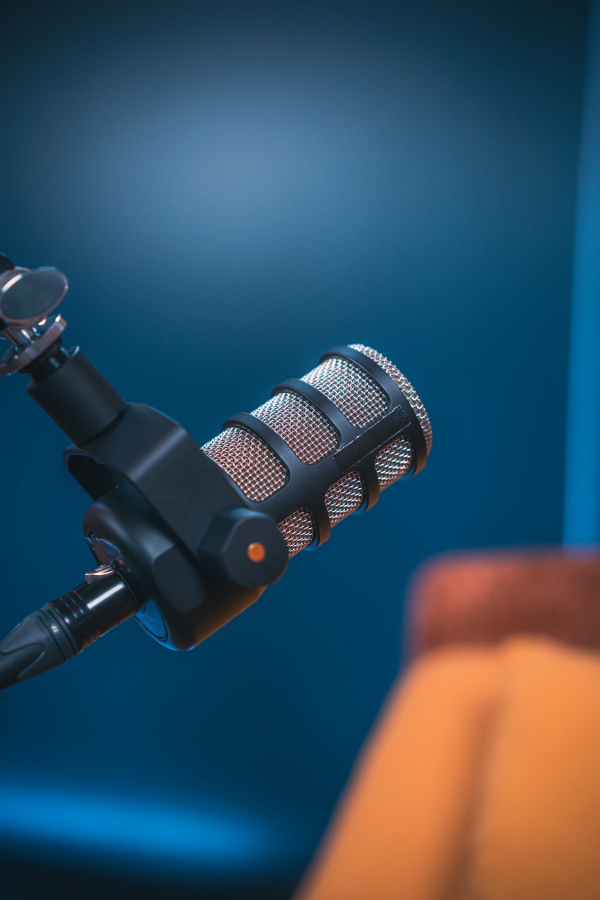
#> input picture public-site/images/mirascribe/editorial/creator-microphone.webp, 1800 x 2700 px (shown at 1/3 size)
$ python extract_screen_from_device_png.py ../../public-site/images/mirascribe/editorial/creator-microphone.webp out.png
#> lines starting #> are read from the running program, lines starting #| are printed output that depends on the picture
#> in crop_device_png, image is the input picture: PIL image 1800x2700 RGB; mean R, G, B 50.4, 78.1, 96.9
#!/usr/bin/env python3
"""Extract the in-app screen rectangle from a full-device marketing PNG."""
from __future__ import annotations

import sys
from pathlib import Path

from PIL import Image

# Canonical ChatGPT device mockups in the presentation package.
CANONICAL_DEVICE = (941, 1672)

# Median bezel insets for 941×1672 device mockups (fraction of full image).
FIXED_CROP = {
    "left": 0.122,
    "top": 0.032,
    "right": 0.120,
    "bottom": 0.042,
}

TARGET_WIDTH = 780
TARGET_HEIGHT = 1688
TARGET_ASPECT = TARGET_WIDTH / TARGET_HEIGHT
ASPECT_TOLERANCE = 0.08
EDGE_SHAVE_PX = 8
MAX_EDGE_SHAVE_PX = 32


def _not_background(r: int, g: int, b: int) -> bool:
    return r > 28 or g > 28 or b > 32


def _column_average(column, height: int) -> float:
    margin = min(80, height // 5)
    step = max(1, (height - margin * 2) // 40)
    total = 0.0
    count = 0
    for y in range(margin, height - margin, step):
        r, g, b = column[y]
        total += r + g + b
        count += 1
    return total / (3 * count) if count else 0.0


def _fixed_box(width: int, height: int) -> tuple[int, int, int, int]:
    left = round(width * FIXED_CROP["left"])
    top = round(height * FIXED_CROP["top"])
    right = width - round(width * FIXED_CROP["right"])
    bottom = height - round(height * FIXED_CROP["bottom"])
    return left, top, right, bottom


def _valid_box(box: tuple[int, int, int, int], width: int, height: int) -> bool:
    left, top, right, bottom = box
    crop_w = right - left
    crop_h = bottom - top
    if crop_w < width * 0.45 or crop_h < height * 0.55:
        return False
    if crop_w > width * 0.9 or crop_h > height * 0.95:
        return False
    aspect = crop_w / crop_h
    return abs(aspect - TARGET_ASPECT) <= ASPECT_TOLERANCE


def _edge_is_bezel(pixels, width: int, height: int, depth: int = 8) -> bool:
    """True when the outer band looks like uniform device chrome."""
    samples: list[tuple[int, int, int]] = []
    for x in range(0, width, max(1, width // 24)):
        for y in range(depth):
            samples.append(pixels[x, y])
            samples.append(pixels[x, height - 1 - y])
    for y in range(0, height, max(1, height // 24)):
        for x in range(depth):
            samples.append(pixels[x, y])
            samples.append(pixels[width - 1 - x, y])

    if not samples:
        return False

    rs, gs, bs = zip(*samples)
    avg = (sum(rs) / len(rs), sum(gs) / len(gs), sum(bs) / len(bs))
    variance = sum(
        ((r - avg[0]) ** 2 + (g - avg[1]) ** 2 + (b - avg[2]) ** 2) / 3 for r, g, b in samples
    ) / len(samples)
    return variance < 180 and max(avg) < 115


def _shave_bezel(image: Image.Image) -> Image.Image:
    current = image
    shaved = 0
    while shaved < MAX_EDGE_SHAVE_PX:
        width, height = current.size
        if width < 120 or height < 220:
            break
        if not _edge_is_bezel(current.load(), width, height):
            break
        current = current.crop((EDGE_SHAVE_PX, EDGE_SHAVE_PX, width - EDGE_SHAVE_PX, height - EDGE_SHAVE_PX))
        shaved += EDGE_SHAVE_PX
    return current


def _fit_display_aspect(image: Image.Image) -> Image.Image:
    width, height = image.size
    current_aspect = width / height
    if current_aspect > TARGET_ASPECT:
        new_width = round(height * TARGET_ASPECT)
        left = (width - new_width) // 2
        image = image.crop((left, 0, left + new_width, height))
    elif current_aspect < TARGET_ASPECT:
        new_height = round(width / TARGET_ASPECT)
        top = (height - new_height) // 2
        image = image.crop((0, top, width, top + new_height))
    return image.resize((TARGET_WIDTH, TARGET_HEIGHT), Image.Resampling.LANCZOS)


def extract_screen_bbox(image: Image.Image) -> tuple[int, int, int, int]:
    width, height = image.size
#> width = 1800; height = 2700
    if (width, height) == CANONICAL_DEVICE:
        return _fixed_box(width, height)

    rgb = image.convert("RGB")
    pixels = rgb.load()

    left = 0
    for x in range(width):
        if any(_not_background(*pixels[x, y]) for y in range(height)):
            left = x
            break

    right = width - 1
#> right = 1799
    for x in range(width - 1, -1, -1):
        if any(_not_background(*pixels[x, y]) for y in range(height)):
            right = x
            break

    top = 0
    for y in range(height):
        if any(_not_background(*pixels[x, y]) for x in range(width)):
            top = y
            break

    bottom = height - 1
#> bottom = 2699
    for y in range(height - 1, -1, -1):
        if any(_not_background(*pixels[x, y]) for x in range(width)):
            bottom = y
            break

    device = rgb.crop((left, top, right + 1, bottom + 1))
    device_pixels = device.load()
    crop_width, crop_height = device.size
#> crop_width = 1800; crop_height = 2700

    inset_left = 0
    for x in range(crop_width):
        column = [device_pixels[x, y] for y in range(crop_height)]
        if _column_average(column, crop_height) > 42:
            inset_left = x
            break

    inset_right = 0
    for x in range(crop_width - 1, -1, -1):
        column = [device_pixels[x, y] for y in range(crop_height)]
        if _column_average(column, crop_height) > 42:
            inset_right = crop_width - 1 - x
            break

    inset_top = 0
    for y in range(crop_height):
        total = 0.0
        for x in range(crop_width):
            r, g, b = device_pixels[x, y]
            total += r + g + b
        if total / (3 * crop_width) > 42:
            inset_top = y
            break

    inset_bottom = 0
    for y in range(crop_height - 1, -1, -1):
        total = 0.0
        for x in range(crop_width):
            r, g, b = device_pixels[x, y]
            total += r + g + b
        if total / (3 * crop_width) > 42:
            inset_bottom = crop_height - 1 - y
            break

    auto_box = (
        left + inset_left,
        top + inset_top,
        right - inset_right + 1,
        bottom - inset_bottom + 1,
    )
#> auto_box = (0, 18, 1800, 2700)

    if _valid_box(auto_box, width, height):
        return auto_box

    return _fixed_box(width, height)


def crop_device_png(input_path: Path, output_path: Path, target_width: int = TARGET_WIDTH) -> tuple[int, int]:
    image = Image.open(input_path)
    box = extract_screen_bbox(image)
#> box = (220, 86, 1584, 2587)
    screen = image.crop(box).convert("RGB")
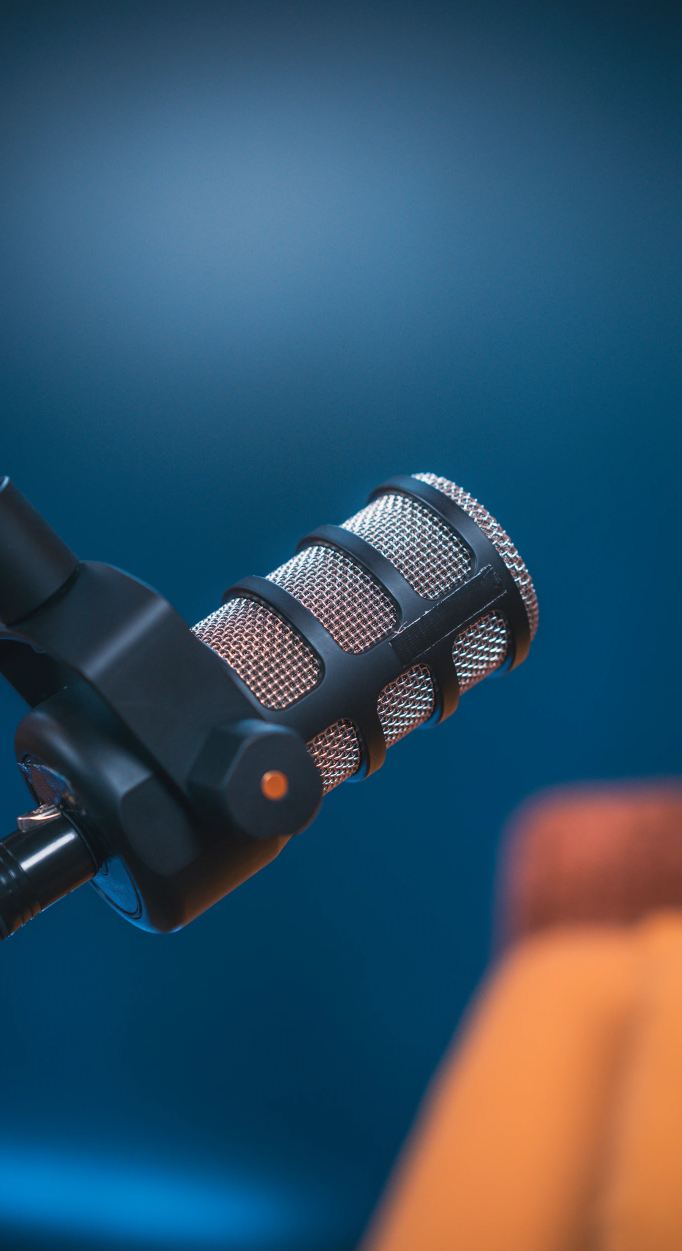
#> screen: PIL image 1364x2501 RGB (shown at 1/2 size); mean R, G, B 51, 81.4, 102.5
    screen = _shave_bezel(screen)
#> after the loop in _shave_bezel, `while shaved < MAX_EDGE_SHAVE_PX:`: shaved = 0
    screen = _fit_display_aspect(screen)
#> in _fit_display_aspect, `image = image.crop((left, 0, left + new_width, height))`:
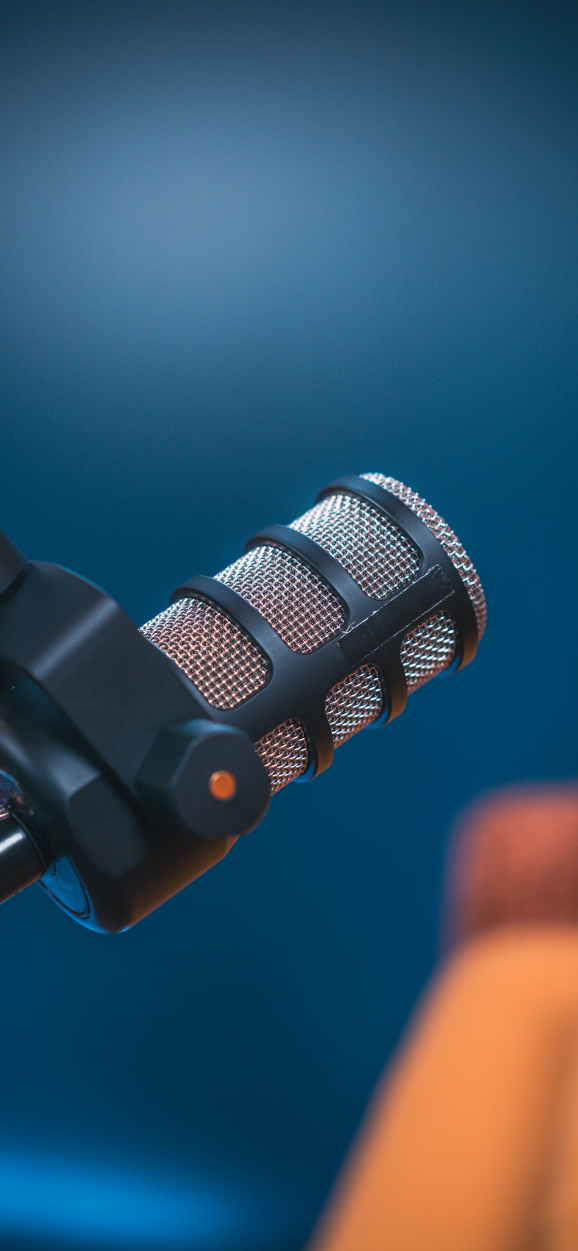
#> image: PIL image 1156x2501 RGB (shown at 1/2 size); mean R, G, B 51, 82.5, 104.7
    output_path.parent.mkdir(parents=True, exist_ok=True)
    screen.save(output_path, format="PNG", optimize=True)
    return screen.size


def main() -> int:
    if len(sys.argv) != 3:
        print("Usage: extract_screen_from_device_png.py <input.png> <output.png>", file=sys.stderr)
        return 1

    input_path = Path(sys.argv[1])
    output_path = Path(sys.argv[2])
    width, height = crop_device_png(input_path, output_path)
#> width = 780; height = 1688
    print(f"{width}x{height}")
#| 780x1688
    return 0


if __name__ == "__main__":
    raise SystemExit(main())
#> (the program exits here)

$ run again, on public-site/images/mirascribe/editorial/hero-voice.webp
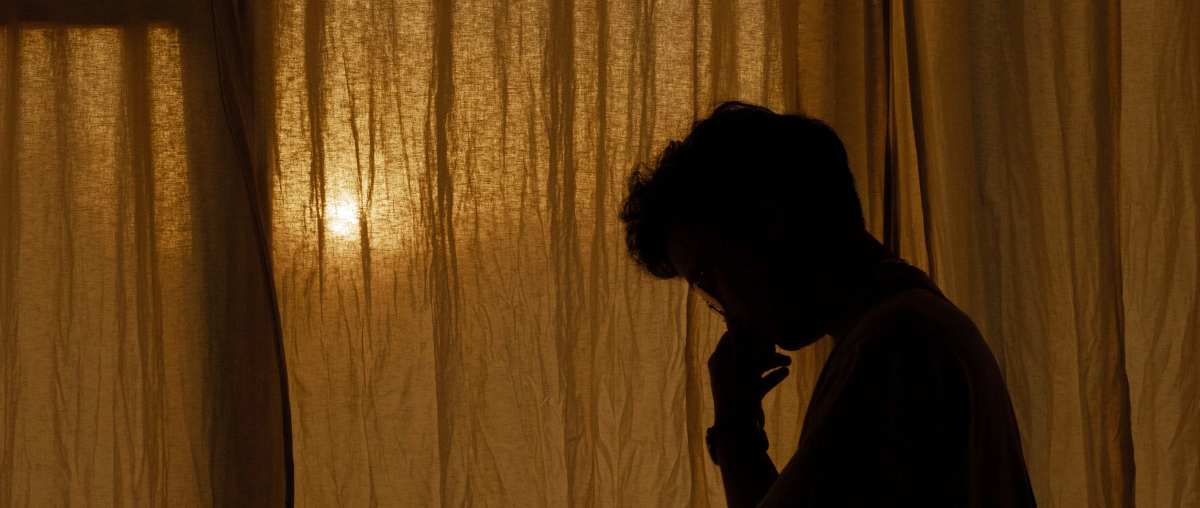
#> input picture public-site/images/mirascribe/editorial/hero-voice.webp, 2400 x 1016 px (shown at 1/2 size)
#> in crop_device_png, image is the input picture: PIL image 2400x1016 RGB; mean R, G, B 89.8, 55.9, 17.6
#> box = (293, 33, 2112, 973)
#> in crop_device_png, `screen = image.crop(box).convert("RGB")`:
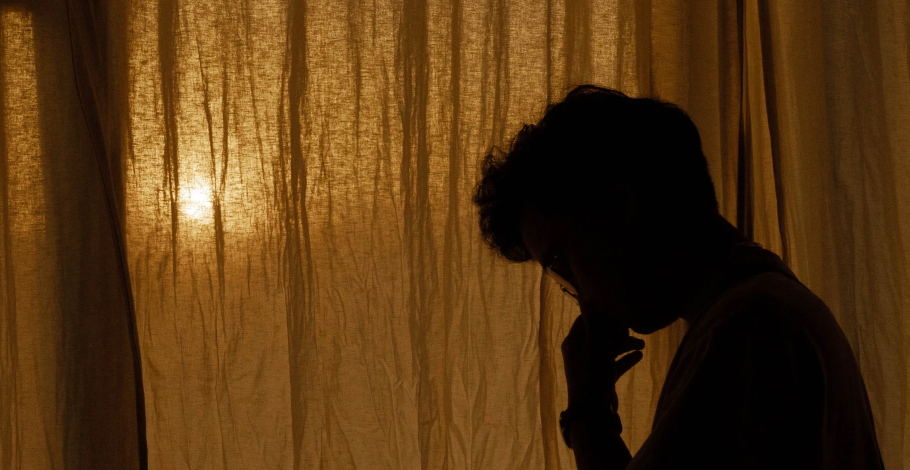
#> screen: PIL image 1819x940 RGB (shown at 1/2 size); mean R, G, B 87.6, 54.9, 18.1
#> after the loop in _shave_bezel, `while shaved < MAX_EDGE_SHAVE_PX:`: shaved = 0
#> in _fit_display_aspect, `image = image.crop((left, 0, left + new_width, height))`:
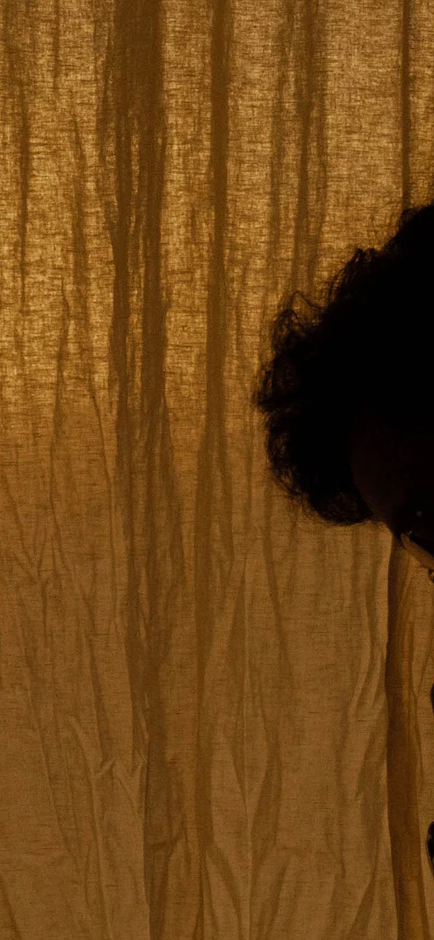
#> image: PIL image 434x940 RGB; mean R, G, B 112.5, 70.9, 22.8
#| 780x1688
